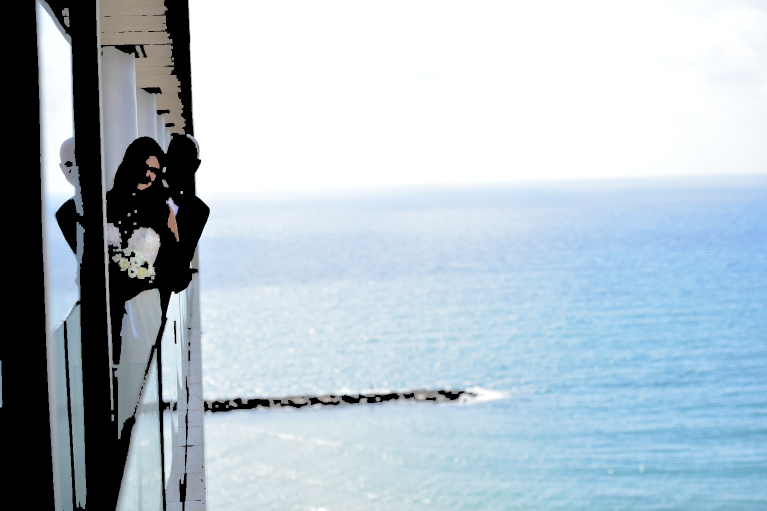
#> input picture foreground.jpg, 1533 x 1022 px (shown at 1/2 size); its folder holds only this picture in this run
$ python -i average_exposure.py   (imports and definitions only)
#> lines starting #> are read from the running program, lines starting #| are printed output that depends on the picture; after the words box and inside, x2 and y2 are one past the last pixel; in counts of white or black regions, pixels touching at a corner belong together
#> further down, picture is the input picture: shape (1022, 1533, 3); mean B, G, R 200, 190, 175.8
import cv2
import numpy as np
import os

# [17 lines left out: function sharpen_image, not called in this run]

def sharpen_foreground(img, amount=1, radius=1):
    # Convert the input image to grayscale
#> called with amount = 1, radius = 1
    gray = cv2.cvtColor(img, cv2.COLOR_BGR2GRAY)
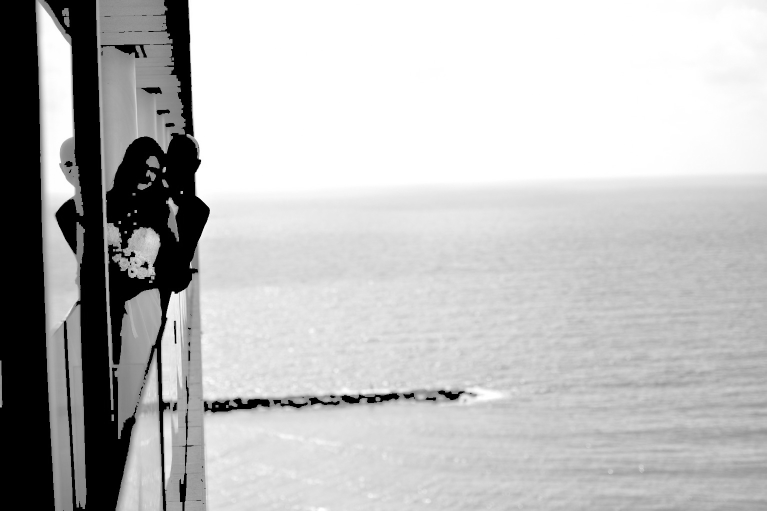
#> gray: shape (1022, 1533) (shown at 1/2 size); min 0, max 255, mean 186.8

    # Apply a threshold to the grayscale image to create a binary mask
    _, mask = cv2.threshold(gray, 150, 255, cv2.THRESH_BINARY)
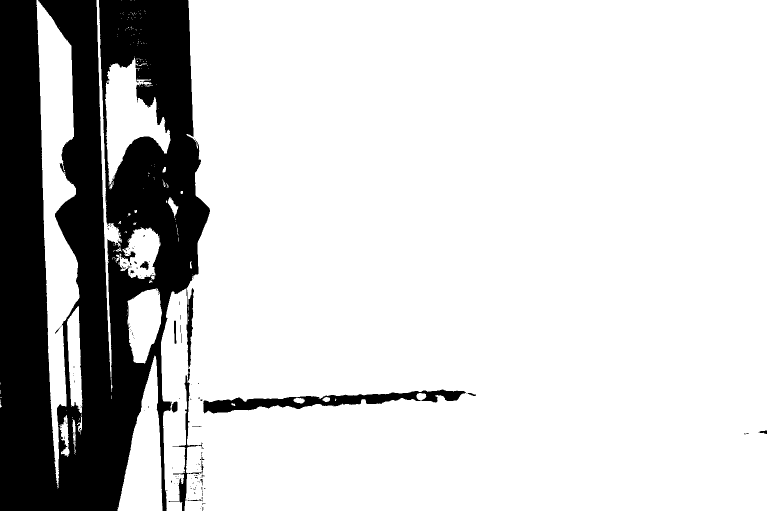
#> mask: shape (1022, 1533) (shown at 1/2 size); 81.5% white; 161 black regions (144 under 20 px), largest, box (x1, y1, x2, y2) and area: (0, 0, 420, 1022) 277060, (406, 779, 932, 827) 8987, (337, 751, 405, 1022) 1813

    # Apply a Gaussian blur to the binary mask to create a feathered edge
    mask = cv2.GaussianBlur(mask, (2 * radius + 1, 2 * radius + 1), 0)

    # Apply the sharpening effect to the foreground only
    foreground = cv2.cvtColor(cv2.bitwise_and(img, img, mask=mask), cv2.COLOR_BGR2GRAY)
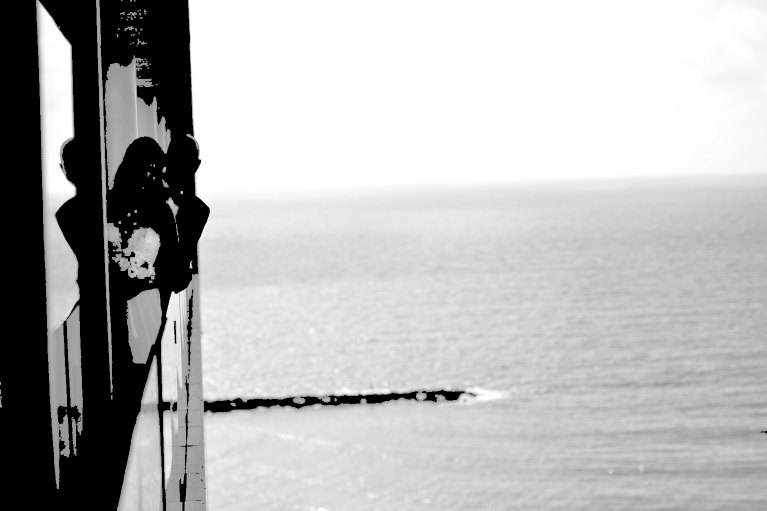
#> foreground: shape (1022, 1533) (shown at 1/2 size); min 0, max 255, mean 181.9
    foreground = cv2.GaussianBlur(foreground, (2 * radius + 1, 2 * radius + 1), 0)
    foreground = cv2.addWeighted(foreground, 1 + amount, cv2.GaussianBlur(foreground, (2 * radius + 1, 2 * radius + 1), 0), -amount, 0)
    foreground = cv2.cvtColor(foreground, cv2.COLOR_GRAY2BGR)
#> foreground: shape (1022, 1533, 3)
    foreground = cv2.resize(foreground, (img.shape[1], img.shape[0]))

    result = img.copy()
    result[mask == 0] = foreground[mask == 0]
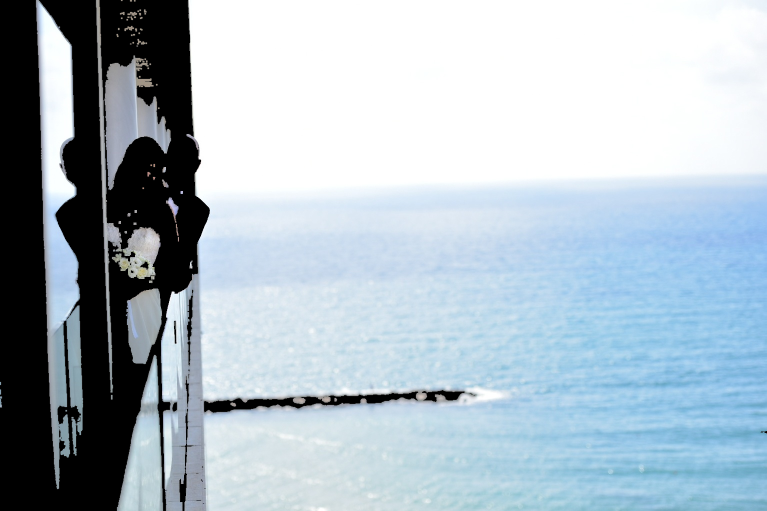
#> result: shape (1022, 1533, 3) (shown at 1/2 size); 6.13% of pixels changed, all inside (x1, y1, x2, y2) = (0, 0, 1533, 1022)

    return result

# [130 lines left out: functions highlight_image, adjust_exposure, adjust_contrast, adjust_highlight, adjust_gamma, change_shadows and 4 more, not called in this run]

# The folder containing the images
#folder = "C:/Users/izhak/OneDrive/Desktop/yair_images"
#output = "C:/Users/izhak/OneDrive/Desktop/output_100msdcf"
folder = "C:/Users/izhak/OneDrive/Desktop/snapify/lifney"
output = "C:/Users/izhak/OneDrive/Desktop/exposure_output"

# Initialize the sum of exposures and the number of images processed
total_black_level = 0
total_white_level = 0
exposure_sum = 0
contrast_sum = 0
highlight_sum =0
shadows_sum = 0
image_count = 0
total_shadow_level = 0
total_num_pixels = 0

mean_values = []
shadow_factors = []
brightness_values = []

# Iterate over all files in the folder
# [50 lines not run here, left out]


# Calculate the average exposure of all images
# [1 line that did not run here, left out]
# Calculate the average contrast of all images
# [1 line that did not run here, left out]
# Calculate the average highlight of all images
# [1 line that did not run here, left out]
# Calculate the average shadows of all images
average_shadow_factor = np.mean(shadow_factors)

# [1 line that did not run here, left out]
# [1 line that did not run here, left out]
# Calculate the average brightness across all images
average_brightness = np.mean(brightness_values)

# Print the result
# [20 lines not run here, left out]

test_path = "C:/Users/izhak/OneDrive/Desktop/test2"
test_output = "C:/Users/izhak/OneDrive/Desktop/test_output"

# [11 lines not run here, left out]

>>> import cv2
>>> picture = cv2.imread('foreground.jpg')
>>> result = sharpen_foreground(picture)
